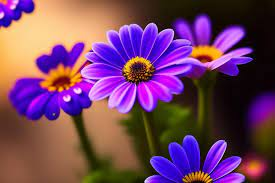
#> input picture EXP 8/flower.jpg, 275 x 183 px
$ jupyter execute --allow-errors exp8.ipynb
#> lines starting #> are read from the running program, lines starting #| are printed output that depends on the picture; after the words box and inside, x2 and y2 are one past the last pixel; in counts of white or black regions, pixels touching at a corner belong together
# Exp8: Implement the Image processing basics: Converting Image to RGB to BGR to Grayscale, create a White/Black Color Image, how to draw shapes on image.

[cell 1]
import cv2
import numpy as np

[cell 2]
def convert_to_grayscale(image_path):
    # Load the image
#> called with image_path = 'flower.jpg'
    image= cv2.imread(image_path)
#> image is the input picture: shape (183, 275, 3); mean B, G, R 99.5, 64.8, 116
    # Convert the image to grayscale
    grayscale_image= cv2.cvtColor(image,cv2.COLOR_BGR2GRAY)
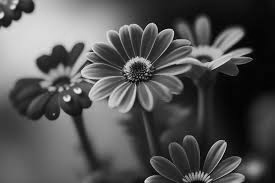
#> grayscale_image: shape (183, 275); min 0, max 237, mean 84
    cv2.imshow("Original Image", image)
    cv2.imshow("Grayscale Image", grayscale_image)
    cv2.waitKey(0)
    cv2.destroyAllWindows()

[cell 3]
def convert_to_bgr(image_path,output_path):
#> called with image_path = 'flower.jpg', output_path = 'flower1.jpg'
    image=cv2.imread(image_path)
    #Load the image
    bgr_image=cv2.cvtColor(image, cv2.COLOR_RGB2BGR)
    #Convert the image to BGR color space
    cv2.imshow("Original Image", image)
    #Display the original anf BGR images
    cv2.imshow("BGR Image", bgr_image)
    cv2.waitKey(0)
    cv2.destroyAllWindows()
    #Save the BGR image
    cv2.imwrite(output_path,bgr_image)
    print("BGR image saved as", output_path)

# In this code, the convert_bgr_to_rgb function takes an image in BGR color space(image_bgr) and converts it to RGB color space using cv2.cvtColor with the cv2.COLOR_BGR2RGB flag. It then displays both the original BGR image and the converted RGB image.

[cell 4]
def convert_bgr_to_rgb(output_path):
#> called with output_path = 'flower1.jpg'
    image_bgr=cv2.imread(output_path)
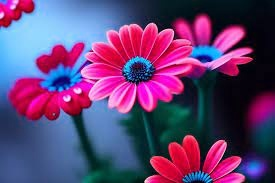
#> image_bgr: shape (183, 275, 3); mean B, G, R 116, 64.8, 99.3
    image_rgb=cv2.cvtColor(image_bgr, cv2.COLOR_BGR2RGB)
    cv2.imshow("BGR Image", image_bgr)
    cv2.imshow("RGB Image", image_rgb)
    cv2.waitKey(0)
    cv2.destroyAllWindows()

[cell 5]
# main program
image_path="flower.jpg"
output_path="flower1.jpg"

[cell 6]
convert_to_grayscale(image_path)

[cell 7]
convert_to_bgr(image_path,output_path)

[cell 8]
convert_bgr_to_rgb(output_path)

[cell 9]
def create_white_image(width,height):
#> called with width = 800, height = 600
    white_image=np.ones((height,width,3),dtype=np.uint8)*255
    cv2.imshow("White Image", white_image)
    cv2.waitKey(0)
    cv2.destroyAllwindows()

[cell 10]
def create_black_image(width,height):
#> called with width = 800, height = 600
    black_image=np.zeros((height,width,3),dtype=np.uint8)
    cv2.imshow("Black Image", black_image)
    cv2.waitKey(0)
    cv2.destroyAllWindows()

[cell 11]
#np.ones((height,width,3), dtype=np.uint8) creates a NumPy arrAY OF SHAPE(height,width,3)with all elements initialized to 1. the
#(height,width,3) shape represents an image with height number of rows, width number of columns, adn3 channels(Red,green,Bl)

[cell 12]
def draw_shapes_on_image(image_path):
    #load the image
#> called with image_path = 'flower.jpg'
    image = cv2.imread(image_path)
    #draw a rectangle on the image
    cv2.rectangle(image, (50, 50), (200, 200), (0, 255, 0), 2)
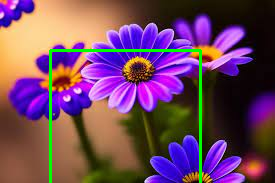
#> image: shape (183, 275, 3); 2.47% of pixels changed, all inside (x1, y1, x2, y2) = (49, 49, 202, 183)

    #draw a circle on the image
    cv2.line(image, (400, 50), (400, 250), (255, 0, 0), 2)

    #display the image with shapes
    cv2.imshow("Image with shapes", image)
    cv2.waitKey(0)
    cv2.destroyAllWindows()
